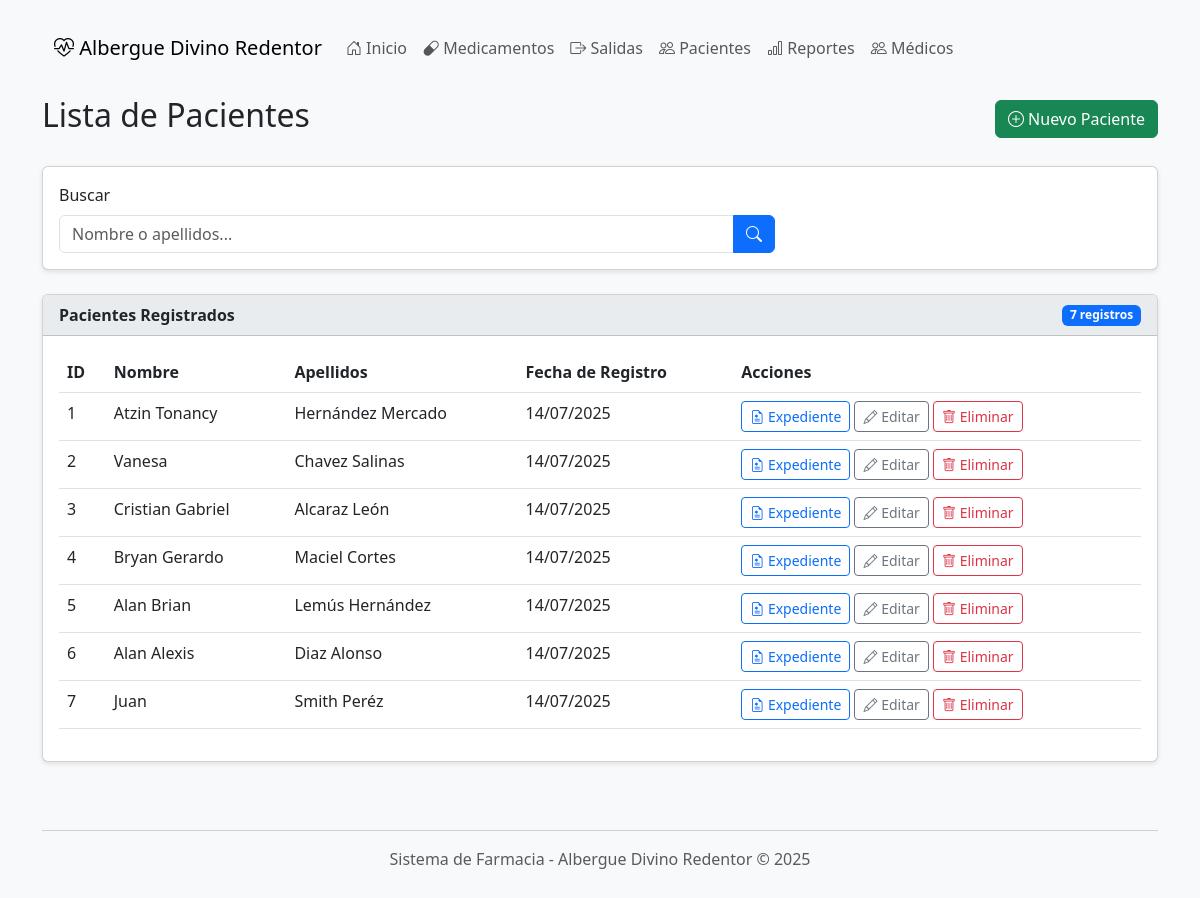
The app's page /pacientes/ with its own data.
### farmacia/models.py (models this page shows, shortened)
class Paciente(models.Model):
    id = models.AutoField(primary_key=True)
    nombre = models.CharField(max_length=200)
    apellidos = models.CharField(max_length=200)
    fecha_registro = models.DateTimeField(auto_now_add=True)
    class Meta:
        verbose_name = "Paciente"
        verbose_name_plural = "Pacientes"

### farmacia/views.py (the view)
# urls.py: path('pacientes/', views.pacientes, name='pacientes'),
def pacientes(request):
    pacientes_list = Paciente.objects.all()
    context = {
        'pacientes': pacientes_list
    }
    return render(request, 'pacientes.html', context)

### farmacia/templates/pacientes.html (shortened to what this page needs)
{% extends 'base.html' %}
{% block content %}
    <div class="d-flex justify-content-between align-items-center mb-4">
        <h2>Lista de Pacientes</h2>
        <a href="{% url 'paciente_nuevo' %}" class="btn btn-success">
            <i class="bi bi-plus-circle"></i> Nuevo Paciente
        </a>
    </div>
    <div class="card mb-4">
        <div class="card-body">
            <form method="get" class="row g-3">
                <div class="col-md-8">
                    <label class="form-label">Buscar</label>
                    <div class="input-group">
                        <input type="text" name="q" class="form-control" placeholder="Nombre o apellidos...">
                        <button type="submit" class="btn btn-primary">
                            <i class="bi bi-search"></i>
                        </button>
                    </div>
                </div>
            </form>
        </div>
    </div>
    <div class="card">
        <div class="card-header d-flex justify-content-between align-items-center">
            <span>Pacientes Registrados</span>
            <span class="badge bg-primary">{{ pacientes.count }} registros</span>
        </div>
        <div class="card-body">
            <div class="table-responsive">
                <table class="table table-hover">
                    <thead>
                        <tr>
                            <th>ID</th>
                            <th>Nombre</th>
                            <th>Apellidos</th>
                            <th>Fecha de Registro</th>
                            <th>Acciones</th>
                        </tr>
                    </thead>
                    <tbody>
                        {% for paciente in pacientes %}
                        <tr>
                            <td>{{ paciente.id }}</td>
                            <td>{{ paciente.nombre }}</td>
                            <td>{{ paciente.apellidos }}</td>
                            <td>{{ paciente.fecha_registro|date:"d/m/Y" }}</td>
                            <td>
                                <a href="{% url 'expediente' paciente.id %}" class="btn btn-sm btn-outline-primary">
                                    <i class="bi bi-file-earmark-medical"></i> Expediente
                                </a>
                                <a href="{% url 'paciente_editar' paciente.id %}" class="btn btn-sm btn-outline-secondary">
                                    <i class="bi bi-pencil"></i> Editar
                                </a>
                                <a href="{% url 'paciente_eliminar' paciente.id %}" class="btn btn-sm btn-outline-danger">
                                    <i class="bi bi-trash"></i> Eliminar
                                </a>
                            </td>
                        </tr>
                        {% empty %}
                        <tr>
                            <td colspan="5" class="text-center">No hay pacientes registrados</td>
                        </tr>
                        {% endfor %}
                    </tbody>
                </table>
            </div>
        </div>
    </div>
{% endblock %}

### farmacia/templates/base.html (style rules this page uses)
body { background-color: #f8f9fa; padding-top: 20px; padding-bottom: 40px; }
.card { margin-bottom: 20px; box-shadow: 0 2px 5px rgba(0,0,0,0.1); }
.card-header { background-color: #e9ecef; font-weight: bold; }

### records on screen
Paciente: id "1", nombre "Atzin Tonancy", apellidos "Hernández Mercado", fecha_registro "14/07/2025"
Paciente: id "2", nombre "Vanesa", apellidos "Chavez Salinas", fecha_registro "14/07/2025"
Paciente: id "3", nombre "Cristian Gabriel", apellidos "Alcaraz León", fecha_registro "14/07/2025"
Paciente: id "4", nombre "Bryan Gerardo", apellidos "Maciel Cortes", fecha_registro "14/07/2025"
Paciente: id "5", nombre "Alan Brian", apellidos "Lemús Hernández", fecha_registro "14/07/2025"
Paciente: id "6", nombre "Alan Alexis", apellidos "Diaz Alonso", fecha_registro "14/07/2025"
Paciente: id "7", nombre "Juan", apellidos "Smith Peréz", fecha_registro "14/07/2025"

### other values on screen
{{ pacientes.count }} "7"
